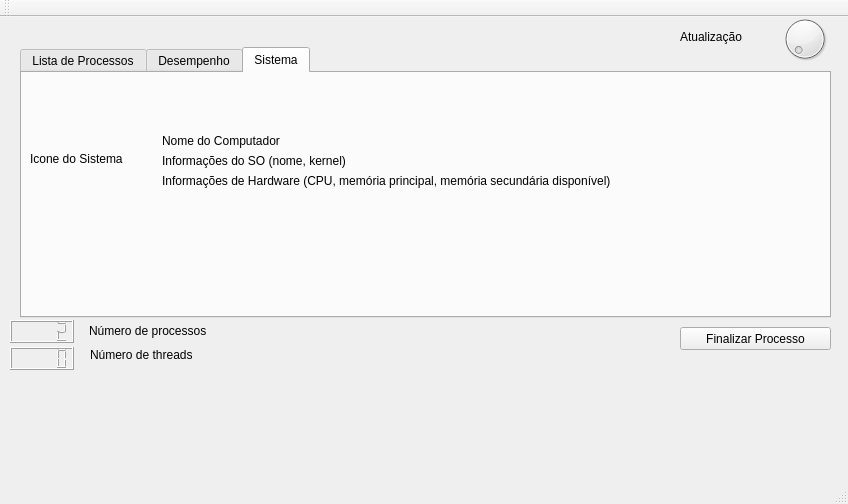
<?xml version="1.0" encoding="UTF-8"?>
<ui version="4.0">
 <class>MainWindow</class>
 <widget class="QMainWindow" name="MainWindow">
  <property name="geometry">
   <rect>
    <x>0</x>
    <y>0</y>
    <width>848</width>
    <height>504</height>
   </rect>
  </property>
  <property name="windowTitle">
   <string>MainWindow</string>
  </property>
  <widget class="QWidget" name="centralWidget">
   <widget class="QTabWidget" name="tabWidget">
    <property name="geometry">
     <rect>
      <x>20</x>
      <y>30</y>
      <width>811</width>
      <height>271</height>
     </rect>
    </property>
    <property name="currentIndex">
     <number>2</number>
    </property>
    <widget class="QWidget" name="tab">
     <attribute name="title">
      <string>Lista de Processos</string>
     </attribute>
     <widget class="QTableView" name="tableView">
      <property name="geometry">
       <rect>
        <x>20</x>
        <y>20</y>
        <width>771</width>
        <height>211</height>
       </rect>
      </property>
     </widget>
    </widget>
    <widget class="QWidget" name="tab_2">
     <attribute name="title">
      <string>Desempenho</string>
     </attribute>
     <widget class="QGroupBox" name="groupBox">
      <property name="geometry">
       <rect>
        <x>20</x>
        <y>20</y>
        <width>171</width>
        <height>61</height>
       </rect>
      </property>
      <property name="title">
       <string>CPU 1</string>
      </property>
      <widget class="QProgressBar" name="progressBar">
       <property name="geometry">
        <rect>
         <x>20</x>
         <y>20</y>
         <width>118</width>
         <height>23</height>
        </rect>
       </property>
       <property name="value">
        <number>24</number>
       </property>
      </widget>
     </widget>
     <widget class="QGroupBox" name="groupBox_2">
      <property name="geometry">
       <rect>
        <x>20</x>
        <y>100</y>
        <width>171</width>
        <height>61</height>
       </rect>
      </property>
      <property name="title">
       <string>CPU 2</string>
      </property>
      <widget class="QProgressBar" name="progressBar_2">
       <property name="geometry">
        <rect>
         <x>20</x>
         <y>20</y>
         <width>118</width>
         <height>23</height>
        </rect>
       </property>
       <property name="value">
        <number>24</number>
       </property>
      </widget>
     </widget>
     <widget class="QGroupBox" name="groupBox_3">
      <property name="geometry">
       <rect>
        <x>220</x>
        <y>20</y>
        <width>151</width>
        <height>80</height>
       </rect>
      </property>
      <property name="title">
       <string>Memória</string>
      </property>
      <widget class="QProgressBar" name="progressBar_3">
       <property name="geometry">
        <rect>
         <x>10</x>
         <y>30</y>
         <width>118</width>
         <height>23</height>
        </rect>
       </property>
       <property name="value">
        <number>24</number>
       </property>
      </widget>
     </widget>
     <widget class="QGroupBox" name="groupBox_4">
      <property name="geometry">
       <rect>
        <x>220</x>
        <y>110</y>
        <width>151</width>
        <height>61</height>
       </rect>
      </property>
      <property name="title">
       <string>Swap</string>
      </property>
      <widget class="QProgressBar" name="progressBar_4">
       <property name="geometry">
        <rect>
         <x>10</x>
         <y>20</y>
         <width>118</width>
         <height>23</height>
        </rect>
       </property>
       <property name="value">
        <number>24</number>
       </property>
      </widget>
     </widget>
     <widget class="QGroupBox" name="groupBox_5">
      <property name="geometry">
       <rect>
        <x>580</x>
        <y>20</y>
        <width>211</width>
        <height>171</height>
       </rect>
      </property>
      <property name="title">
       <string>CPU Info</string>
      </property>
      <widget class="QLabel" name="label_3">
       <property name="geometry">
        <rect>
         <x>10</x>
         <y>20</y>
         <width>171</width>
         <height>16</height>
        </rect>
       </property>
       <property name="text">
        <string>Tempo de Uso de CPU</string>
       </property>
      </widget>
      <widget class="QLineEdit" name="lineEdit">
       <property name="geometry">
        <rect>
         <x>10</x>
         <y>40</y>
         <width>113</width>
         <height>20</height>
        </rect>
       </property>
      </widget>
      <widget class="QLabel" name="label_4">
       <property name="geometry">
        <rect>
         <x>10</x>
         <y>70</y>
         <width>111</width>
         <height>16</height>
        </rect>
       </property>
       <property name="text">
        <string>Tempo Ocioso</string>
       </property>
      </widget>
      <widget class="QLineEdit" name="lineEdit_2">
       <property name="geometry">
        <rect>
         <x>10</x>
         <y>90</y>
         <width>113</width>
         <height>20</height>
        </rect>
       </property>
      </widget>
      <widget class="QLabel" name="label_5">
       <property name="geometry">
        <rect>
         <x>10</x>
         <y>120</y>
         <width>141</width>
         <height>16</height>
        </rect>
       </property>
       <property name="text">
        <string>Uptime</string>
       </property>
      </widget>
      <widget class="QLineEdit" name="lineEdit_3">
       <property name="geometry">
        <rect>
         <x>10</x>
         <y>140</y>
         <width>113</width>
         <height>20</height>
        </rect>
       </property>
      </widget>
     </widget>
    </widget>
    <widget class="QWidget" name="tab_3">
     <attribute name="title">
      <string>Sistema</string>
     </attribute>
     <widget class="QLabel" name="label_6">
      <property name="geometry">
       <rect>
        <x>8</x>
        <y>60</y>
        <width>121</width>
        <height>51</height>
       </rect>
      </property>
      <property name="text">
       <string>Icone do Sistema</string>
      </property>
     </widget>
     <widget class="QLabel" name="label_7">
      <property name="geometry">
       <rect>
        <x>140</x>
        <y>60</y>
        <width>171</width>
        <height>16</height>
       </rect>
      </property>
      <property name="text">
       <string>Nome do Computador</string>
      </property>
     </widget>
     <widget class="QLabel" name="label_8">
      <property name="geometry">
       <rect>
        <x>140</x>
        <y>80</y>
        <width>301</width>
        <height>16</height>
       </rect>
      </property>
      <property name="text">
       <string>Informações do SO (nome, kernel)</string>
      </property>
     </widget>
     <widget class="QLabel" name="label_9">
      <property name="geometry">
       <rect>
        <x>140</x>
        <y>100</y>
        <width>631</width>
        <height>16</height>
       </rect>
      </property>
      <property name="text">
       <string>Informações de Hardware (CPU, memória principal, memória secundária disponível)</string>
      </property>
     </widget>
     <zorder>label_6</zorder>
     <zorder>label_7</zorder>
     <zorder>label_9</zorder>
     <zorder>label_8</zorder>
    </widget>
   </widget>
   <widget class="QLCDNumber" name="lcdNumber">
    <property name="geometry">
     <rect>
      <x>10</x>
      <y>303</y>
      <width>64</width>
      <height>23</height>
     </rect>
    </property>
    <property name="intValue" stdset="0">
     <number>2</number>
    </property>
   </widget>
   <widget class="QLabel" name="label">
    <property name="geometry">
     <rect>
      <x>89</x>
      <y>306</y>
      <width>151</width>
      <height>16</height>
     </rect>
    </property>
    <property name="text">
     <string>Número de processos</string>
    </property>
   </widget>
   <widget class="QPushButton" name="pushButton">
    <property name="geometry">
     <rect>
      <x>680</x>
      <y>310</y>
      <width>151</width>
      <height>23</height>
     </rect>
    </property>
    <property name="text">
     <string>Finalizar Processo</string>
    </property>
   </widget>
   <widget class="QDial" name="dial">
    <property name="geometry">
     <rect>
      <x>780</x>
      <y>-10</y>
      <width>50</width>
      <height>64</height>
     </rect>
    </property>
   </widget>
   <widget class="QLabel" name="label_2">
    <property name="geometry">
     <rect>
      <x>680</x>
      <y>10</y>
      <width>91</width>
      <height>20</height>
     </rect>
    </property>
    <property name="text">
     <string>Atualização</string>
    </property>
   </widget>
   <widget class="QLCDNumber" name="lcdNumber_2">
    <property name="geometry">
     <rect>
      <x>10</x>
      <y>330</y>
      <width>64</width>
      <height>23</height>
     </rect>
    </property>
   </widget>
   <widget class="QLabel" name="label_10">
    <property name="geometry">
     <rect>
      <x>90</x>
      <y>330</y>
      <width>151</width>
      <height>16</height>
     </rect>
    </property>
    <property name="text">
     <string>Número de threads</string>
    </property>
   </widget>
  </widget>
  <widget class="QMenuBar" name="menuBar">
   <property name="geometry">
    <rect>
     <x>0</x>
     <y>0</y>
     <width>848</width>
     <height>25</height>
    </rect>
   </property>
  </widget>
  <widget class="QToolBar" name="mainToolBar">
   <attribute name="toolBarArea">
    <enum>TopToolBarArea</enum>
   </attribute>
   <attribute name="toolBarBreak">
    <bool>false</bool>
   </attribute>
  </widget>
  <widget class="QStatusBar" name="statusBar"/>
 </widget>
 <layoutdefault spacing="6" margin="11"/>
 <resources/>
 <connections/>
</ui>
